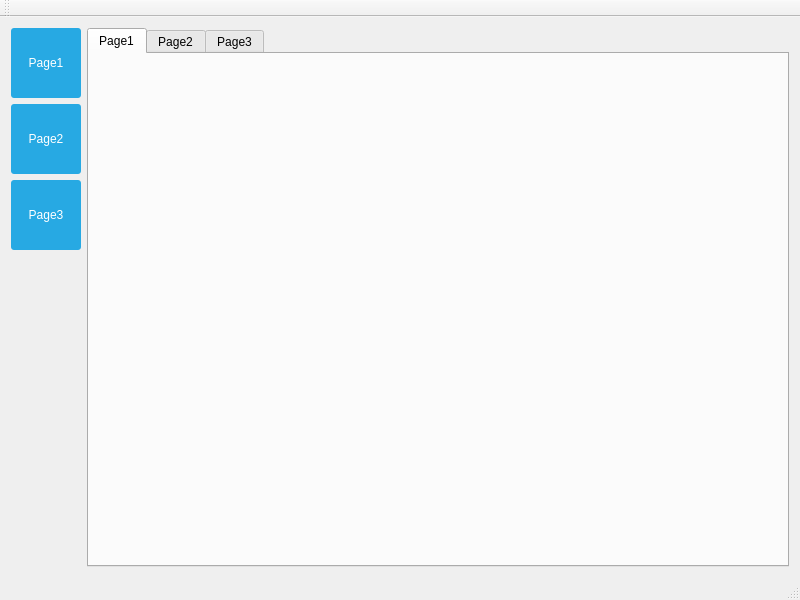
<?xml version="1.0" encoding="UTF-8"?>
<ui version="4.0">
 <class>MainWindow</class>
 <widget class="QMainWindow" name="MainWindow">
  <property name="geometry">
   <rect>
    <x>0</x>
    <y>0</y>
    <width>800</width>
    <height>600</height>
   </rect>
  </property>
  <property name="windowTitle">
   <string>MainWindow</string>
  </property>
  <property name="styleSheet">
   <string notr="true">QPushButton
{
	color:white;
	background-color: #27a9e3;
	border-width: 0px;
	border-radius: 3px;
}

QPushButton:hover
{
	color:white;
	background-color: #66c011;
	border-width: 0px;
	border-radius: 3px;
}

QPushButton:pressed
{
	color:white;
	background-color: yellow;
	border-width: 0px;
	border-radius: 3px;
}

QPushButton[pagematches=true]
{
	color:white;
	background-color: red;
	border-width: 0px;
	border-radius: 3px;
}</string>
  </property>
  <widget class="QWidget" name="centralWidget">
   <layout class="QVBoxLayout" name="verticalLayout">
    <item>
     <layout class="QVBoxLayout" name="verticalLayout_2">
      <item>
       <layout class="QHBoxLayout" name="horizontalLayout">
        <item>
         <layout class="QVBoxLayout" name="verticalLayout_3">
          <item>
           <widget class="QPushButton" name="pushButton">
            <property name="sizePolicy">
             <sizepolicy hsizetype="Fixed" vsizetype="Fixed">
              <horstretch>0</horstretch>
              <verstretch>0</verstretch>
             </sizepolicy>
            </property>
            <property name="minimumSize">
             <size>
              <width>70</width>
              <height>70</height>
             </size>
            </property>
            <property name="text">
             <string>Page1</string>
            </property>
           </widget>
          </item>
          <item>
           <widget class="QPushButton" name="pushButton_2">
            <property name="sizePolicy">
             <sizepolicy hsizetype="Fixed" vsizetype="Fixed">
              <horstretch>0</horstretch>
              <verstretch>0</verstretch>
             </sizepolicy>
            </property>
            <property name="minimumSize">
             <size>
              <width>70</width>
              <height>70</height>
             </size>
            </property>
            <property name="text">
             <string>Page2</string>
            </property>
           </widget>
          </item>
          <item>
           <widget class="QPushButton" name="pushButton_3">
            <property name="sizePolicy">
             <sizepolicy hsizetype="Fixed" vsizetype="Fixed">
              <horstretch>0</horstretch>
              <verstretch>0</verstretch>
             </sizepolicy>
            </property>
            <property name="minimumSize">
             <size>
              <width>70</width>
              <height>70</height>
             </size>
            </property>
            <property name="text">
             <string>Page3</string>
            </property>
           </widget>
          </item>
          <item>
           <spacer name="verticalSpacer">
            <property name="orientation">
             <enum>Qt::Vertical</enum>
            </property>
            <property name="sizeHint" stdset="0">
             <size>
              <width>20</width>
              <height>40</height>
             </size>
            </property>
           </spacer>
          </item>
         </layout>
        </item>
        <item>
         <widget class="QTabWidget" name="tabWidget">
          <property name="currentIndex">
           <number>0</number>
          </property>
          <widget class="QWidget" name="tab">
           <attribute name="title">
            <string>Page1</string>
           </attribute>
          </widget>
          <widget class="QWidget" name="tab_2">
           <attribute name="title">
            <string>Page2</string>
           </attribute>
          </widget>
          <widget class="QWidget" name="tab_3">
           <attribute name="title">
            <string>Page3</string>
           </attribute>
          </widget>
         </widget>
        </item>
       </layout>
      </item>
     </layout>
    </item>
   </layout>
  </widget>
  <widget class="QMenuBar" name="menuBar">
   <property name="geometry">
    <rect>
     <x>0</x>
     <y>0</y>
     <width>800</width>
     <height>23</height>
    </rect>
   </property>
  </widget>
  <widget class="QToolBar" name="mainToolBar">
   <attribute name="toolBarArea">
    <enum>TopToolBarArea</enum>
   </attribute>
   <attribute name="toolBarBreak">
    <bool>false</bool>
   </attribute>
  </widget>
  <widget class="QStatusBar" name="statusBar"/>
 </widget>
 <layoutdefault spacing="6" margin="11"/>
 <resources/>
 <connections/>
</ui>
